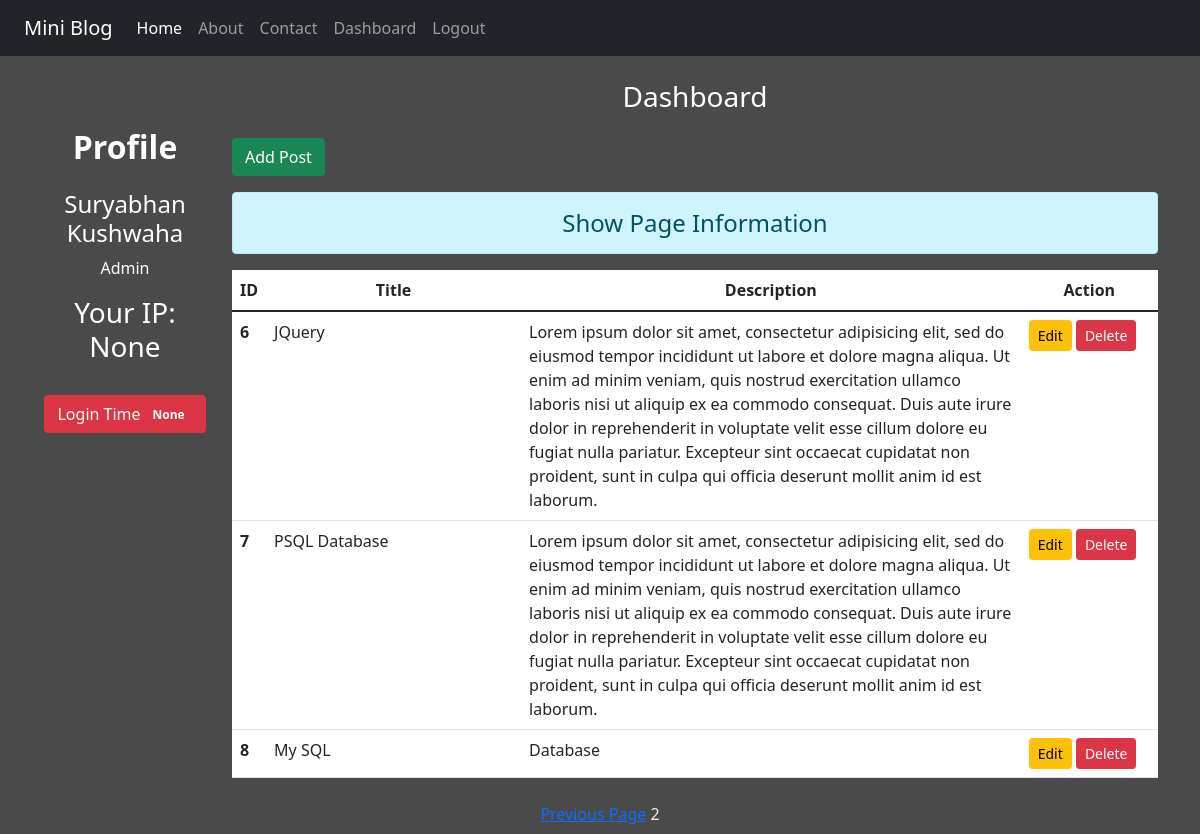
Before: /dashboard/?page=2 (signed in) with the older database file.
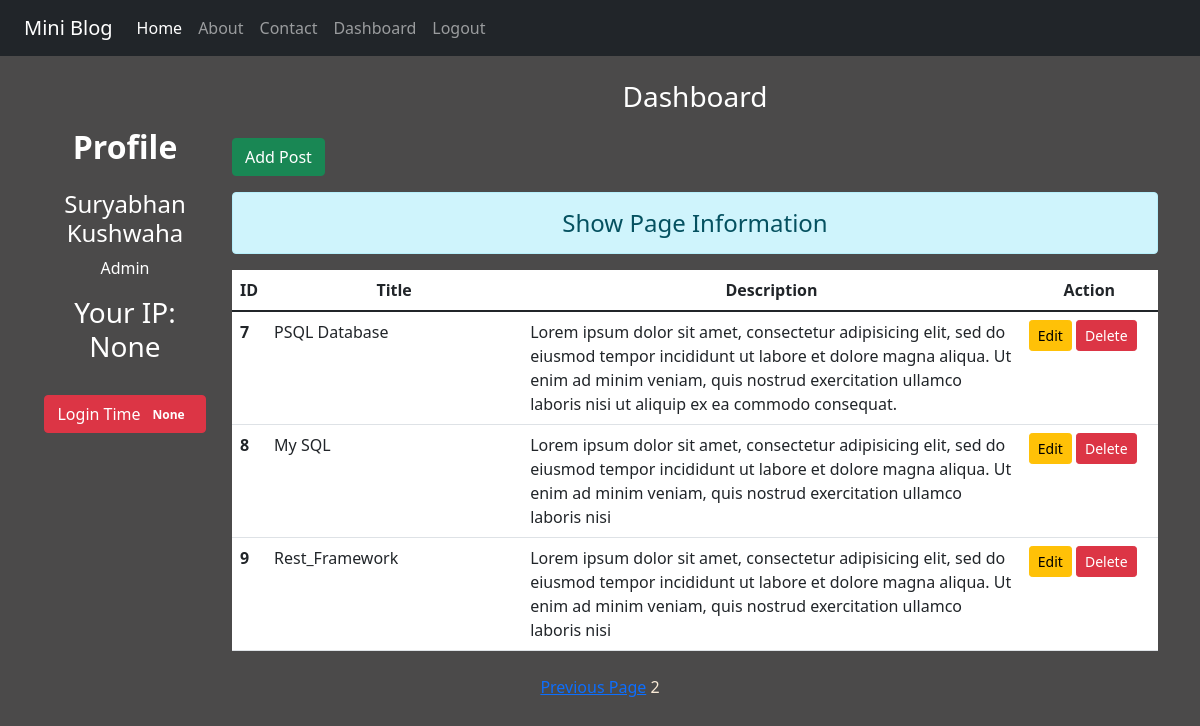
After: the same page with the newer database file.
### blog/models.py (models this page shows)
class Post(models.Model):
    title = models.CharField(max_length=150)
    description = models.TextField(max_length=500)

### blog/views.py (the view)
# urls.py: path('dashboard/', views.dashboard, name='dashboard'),
def dashboard(request):
    if request.user.is_authenticated:
        posts = Post.objects.all().order_by('id')
        user = request.user
        full_name = user.get_full_name()
        gps =user.groups.all()
        ip = request.session.get('ip', 0)
        count=cache.get('count', version = user.pk)
        paginator = Paginator(posts, 3, orphans=1)
        page_number = request.GET.get('page')
        page_obj = paginator.get_page(page_number)
        return render(request, 'blog/dashboard.html', {'page_obj':page_obj , 'full_name':full_name, 'groups':gps, 'ip':ip, 'count': count})
    else:
        return HttpResponseRedirect('/login/')

### blog/templates/blog/dashboard.html (shortened to what this page needs)
{% extends 'blog/base.html' %}
{% load static %}
{% block side %}
<div class="col-sm-2 text-white my-5 text-center ">
    <h2 class="my-4 "><b>Profile</b></h2>
    <h4>{{full_name}}</h4>
    {% for group in groups %}
        <p>{{group.name}}</p>
    {% endfor %}
    <h3 class="mt-3">Your IP: {{ip}}</h3>
  <button type="button" class="btn btn-danger mt-4">
    Login Time <span class="badge badge-light">{{count}}</span>
  </button>
</div>
{% endblock side %}
{% block content %}
    <div class="col-sm-10">
        <h3 class="text-white my-4 text-center">Dashboard</h3>
        <a href="{% url 'addpost' %}" class="btn btn-success">Add Post</a>
        <h4 class="text-center alert alert-info mt-3">Show Page Information</h4>
        {% if page_obj %}
            <table class="table table-hover bg-white">
                <thead>
                    <tr class="text-center">
                        <th scope="col" style="width:2%">ID</th>
                        <th scope="col" style="width:28%">Title</th>
                        <th scope="col" style="width:55%">Description</th>
                        <th scope="col" style="width:15%">Action</th>
                    </tr>
                </thead>
                <tbody>
                    {% for post in page_obj %}
                        <tr >
                            <th scope="row">{{post.id}}</th>
                            <td scope="row">{{post.title}}</td>
                            <td scope="row">{{post.description}}</td>
                            <td class="text center">
                                <a href="{% url 'updatepost' post.id %}" class="btn btn-warning btn-sm">Edit</a>
                                {% if perms.blog.delete_post %}
                                <form action="{% url 'deletepost' post.id %}" method="POST" class="d-inline-block">
                                    <input type="submit" class="btn btn-danger btn-sm" value="Delete">
                                </form>
                                {%  endif %}
                            </td>
                        </tr>
                    {% endfor %}
                </tbody>
            </table>
        {% else %}
        <h4 class="text-center alert alert-warning">No Records</h4>
        {%endif%}
    </div>
    <div class="text-center p-2 ">
        <span>
          {% if page_obj.has_previous %}
          <a href="?page={{page_obj.previous_page_number}}">Previous Page</a>
          {% endif %}
          <span>{{page_obj.number}}</span>
        </span>
      </div>
{% endblock content %}

### blog/templates/blog/base.html (shortened to what this page needs)
<!DOCTYPE html>
{% load static %}
<html lang="en" dir="ltr">
  <head>
    <link rel="stylesheet" href="{% static 'blog/css/bootstrap.css' %}">
    <link rel="stylesheet" href="{% static 'blog/css/style.css' %}">
  </head>
  <body >
    <div class="container-fluid bg-dark">
      {% include 'blog/navbar.html' %}
    </div>
    <div class="container">
        <div class="row">
          {% block side %}
          {% endblock side %}
          {% block content %}
          {% endblock content %}
        </div>
    </div>
  </body>
</html>

### blog/templates/blog/navbar.html (shortened to what this page needs)
<nav class="navbar navbar-expand-lg navbar-dark bg-dark">
  <div class="container-fluid">
    <a class="navbar-brand" href="/">Mini Blog</a>
    <div class="collapse navbar-collapse" id="navbarNav">
      <ul class="navbar-nav">
        <li class="nav-item">
          <a class="nav-link active" aria-current="page" href="/">Home</a>
        </li>
        <li class="nav-item">
          <a class="nav-link" href="{% url 'about' %}">About</a>
        </li>
        <li class="nav-item">
          <a class="nav-link" href="{% url 'contact' %}">Contact</a>
        </li>
        {% if request.user.is_authenticated %}
        <li class="nav-item">
          <a class="nav-link" href="{% url 'dashboard' %}">Dashboard</a>
        </li>
        <li class="nav-item">
          <a class="nav-link" href="{% url 'userlogout' %}">Logout</a>
        </li>
        {% endif %}
      </ul>
    </div>
  </div>
</nav>

### blog/static/blog/css/style.css (style rules this page uses)
body { background-color: rgb(75, 74, 74); color: antiquewhite; }

Changed rows visible on the page:
removed Post: id "6", title "JQuery", description "Lorem ipsum dolor sit amet, consectetur adipisicing elit, sed do eiusmod tempor incididunt ut labore et dolore magna aliqua. Ut enim ad minim veniam, quis nostrud exercitation ullamco laboris nisi ut aliquip ex ea commodo consequat. Duis aute irure dolor in reprehenderit in voluptate velit esse cillum dolore eu fugiat nulla pariatur. Excepteur sint occaecat cupidatat non proident, sunt in culpa qui officia deserunt mollit anim id est laborum."
changed Post "PSQL Database": description "…ex ea commodo consequat. Duis aute irure dolor in reprehenderit in voluptate velit esse cillum dolore eu fugiat nulla pariatur. Excepteur sint occaecat cupidatat non proident, sunt in culpa qui officia deserunt mollit anim id est laborum." → "…ex ea commodo consequat."
changed Post "My SQL": description "Database" → "Lorem ipsum dolor sit amet, consectetur adipisicing elit, sed do eiusmod tempor incididunt ut labore et dolore magna aliqua. Ut enim ad minim veniam, quis nostrud exercitation ullamco laboris nisi"
added Post: id "9", title "Rest_Framework", description "Lorem ipsum dolor sit amet, consectetur adipisicing elit, sed do eiusmod tempor incididunt ut labore et dolore magna aliqua. Ut enim ad minim veniam, quis nostrud exercitation ullamco laboris nisi"
